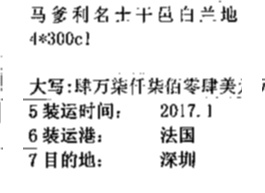
#> input picture media/col0.jpg, 265 x 193 px
$ python -i contract.py   (imports and definitions only)
#> lines starting #> are read from the running program, lines starting #| are printed output that depends on the picture; after the words box and inside, x2 and y2 are one past the last pixel; in counts of white or black regions, pixels touching at a corner belong together
import cv2
import numpy as np
import pandas as pd
import os


def split(filepath):
#> called with filepath = '../media/col0.jpg'
    media_dir = os.path.dirname(filepath)
    img = cv2.imread(filepath)
#> img is the input picture: shape (193, 265, 3); min 0, max 255, mean 234.1
    gray = cv2.cvtColor(img, cv2.COLOR_BGR2GRAY)
    binary = cv2.threshold(gray, 0, 255, cv2.THRESH_BINARY_INV | cv2.THRESH_OTSU)[1]
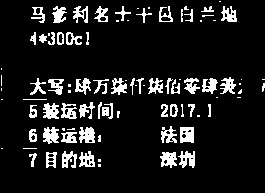
#> binary: shape (193, 265); 11.1% white; 91 white regions (36 under 20 px), largest, box (x1, y1, x2, y2) and area: (79, 127, 95, 143) 198, (43, 127, 59, 144) 194, (180, 127, 194, 143) 194
    height, width = binary.shape
#> height = 193; width = 265
    # 获取所有横线
    k1 = cv2.getStructuringElement(cv2.MORPH_RECT, (width // 30, 1))
    heroded = cv2.erode(binary, k1, iterations=1)
#> heroded: shape (193, 265); 1.6% white in thin lines or dots, all inside (x1, y1, x2, y2) = (27, 7, 234, 167)
    hdilated = cv2.dilate(heroded, k1, iterations=1)
#> hdilated: shape (193, 265); 4% white; 88 white regions (52 under 20 px), largest, box (x1, y1, x2, y2) and area: (181, 132, 195, 142) 113, (112, 85, 128, 92) 76, (44, 134, 60, 139) 74
    # 获取所有竖线
    k2 = cv2.getStructuringElement(cv2.MORPH_RECT, (1, height // 30))
#> k2 = [1, 1, 1, 1, 1, 1]
    veroded = cv2.erode(binary, k2, iterations=1)
#> veroded: shape (193, 265); 3.6% white in thin lines or dots, all inside (x1, y1, x2, y2) = (1, 9, 264, 166)
    vdilated = cv2.dilate(veroded, k2, iterations=1)
#> vdilated: shape (193, 265); 6.8% white; 103 white regions (27 under 20 px), largest, box (x1, y1, x2, y2) and area: (162, 153, 176, 169) 145, (45, 104, 57, 120) 138, (85, 128, 94, 144) 127
    # 竖线和横线交叉点
    cross_point = cv2.bitwise_and(vdilated, hdilated)
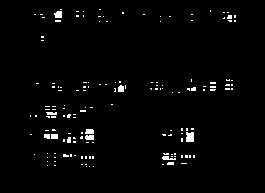
#> cross_point: shape (193, 265); 2% white; 153 white regions (142 under 20 px), largest, box (x1, y1, x2, y2) and area: (186, 132, 194, 142) 75, (54, 11, 62, 18) 48, (85, 135, 94, 140) 42
    or_dilated = cv2.bitwise_or(vdilated, hdilated)
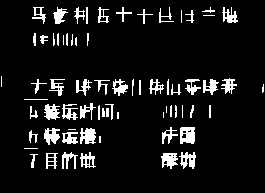
#> or_dilated: shape (193, 265); 8.9% white; 69 white regions (15 under 20 px), largest, box (x1, y1, x2, y2) and area: (180, 127, 195, 144) 215, (80, 128, 96, 144) 196, (161, 153, 178, 169) 182
    # 去掉竖线和横线
    result = cv2.bitwise_xor(binary, or_dilated)
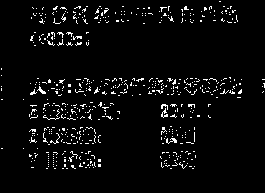
#> result: shape (193, 265); 4.2% white in thin lines or dots, all inside (x1, y1, x2, y2) = (1, 1, 265, 169)
    # 颜色取反
    result_inv = cv2.bitwise_not(result)
    # 滤波
    # blur = cv2.GaussianBlur(result_inv, (3, 3), 0)
    # 先找第 0 条竖线和第 0 条横线的交点的坐标
    point_array = np.where(cross_point == 255)
#> point_array = 1008 positions, rows 9 to 166, columns 30 to 235
    axis0 = pd.Series(point_array[0])
    h_statistics = axis0.value_counts().sort_index()
    all_h = []
    h_pre_index = h_statistics.index[0]
#> h_pre_index = 9
    all_h.append(h_pre_index)
    for index in h_statistics.index:
        if index - h_pre_index > 5:
            all_h.append(index)
            h_pre_index = index
#> this loop made 71 passes
#> (index, h_pre_index) on passes 7, 12, 13, 16, 22, 28, 30, 36, 42, 44, 50, 56: (15, 15), (21, 21), (36, 36), (79, 79), (85, 85), (91, 91), (104, 104), (110, 110), (116, 116), (128, 128), (134, 134), (140, 140)
#> h_pre_index on passes 65, 70: 159, 165
#> after the loop, all_h = [9, 15, 21, 36, 79, 85, 91, 104, 110, 116, 128, 134, 140, 153, 159, 165]; h_pre_index = 165
    all_v = []
    axis1 = pd.Series(point_array[1])
    v_statistics = axis1.value_counts().sort_index()
    print(v_statistics)
#| 30      3
#| 31      1
#| 34      2
#| 35      3
#| 36      3
#|        ..
#| 230     6
#| 231    11
#| 232     5
#| 234     5
#| 235     5
#| Name: count, Length: 137, dtype: int64
    v_pre_index = v_statistics.index[0]
#> v_pre_index = 30
    all_v.append(v_pre_index)
    for index in v_statistics.index:
        if index - v_pre_index > 5:
            all_v.append(index)
            v_pre_index = index
#> this loop made 137 passes
#> (index, v_pre_index) on passes 5, 10, 16, 22, 28, 33, 39, 45, 51, 57, 59: (36, 36), (42, 42), (48, 48), (54, 54), (60, 60), (66, 66), (73, 73), (80, 80), (86, 86), (92, 92), (98, 98)
#> v_pre_index on passes 63, 66, 70, 76, 77, 79: 105, 111, 118, 125, 143, 150
#> after the loop, all_v = 30 values from 30 to 235; v_pre_index = 235
    # 生成 part1,part2,part3
    cv2.imwrite(os.path.join(media_dir, 'contract_part1.jpg'), gray[:all_h[0] - 1, :])
    cv2.imwrite(os.path.join(media_dir, 'contract_part2.jpg'), gray[all_h[0] + 1:all_h[-1] - 1, :])
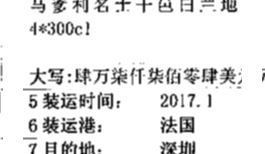
#> saved as contract_part2.jpg: shape (154, 265); min 0, max 255, mean 230.6
    cv2.imwrite(os.path.join(media_dir, 'contract_part3.jpg'), gray[all_h[-1] + 1:, :])
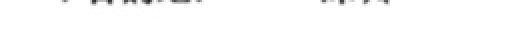
#> saved as contract_part3.jpg: shape (27, 265) (shown 2 times larger); min 33, max 255, mean 253.2
    # 生成 item1234,item5678,item9101112
    # 获取第二行
    item1234 = gray[all_h[1]:all_h[2], all_v[0]:all_v[-1]]
    # 第一个竖线前后各插入 10 个空白列
    for i in range(len(all_v) - 2, 0, -1):
        with_right_space = np.insert(item1234, [all_v[i] - all_v[0] + 5] * 30, values=255, axis=1)
        with_both_space = np.insert(with_right_space, [all_v[i] - all_v[0] - 5] * 30, values=255, axis=1)
        item1234 = with_both_space
#> this loop made 28 passes
#> i on passes 1 to 12: 28, 27, 26, 25, 24, 23, 22, 21, 20, 19, 18, 17
    cv2.imwrite(os.path.join(media_dir, 'item1234.jpg'), item1234)
    item5678 = gray[all_h[3]:all_h[-1], all_v[0]:all_v[2]]
    cv2.imwrite(os.path.join(media_dir, 'item5678.jpg'), item5678)
    item9101112 = gray[all_h[3]:all_h[-1], all_v[2]:all_v[-1]]
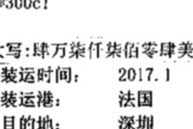
#> item9101112: shape (129, 193); min 0, max 255, mean 225.1
    cv2.imwrite(os.path.join(media_dir, 'item9101112.jpg'), item9101112)

>>> result = split('../media/col0.jpg')

$ run again, on media/col1.jpg
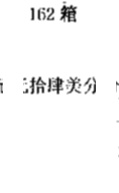
#> input picture media/col1.jpg, 119 x 193 px
#> in split, img is the input picture: shape (193, 119, 3); min 0, max 255, mean 247.8
#> in split, `binary = cv2.threshold(gray, 0, 255, cv2.THRESH_BINARY_INV | cv2.THRES..`:
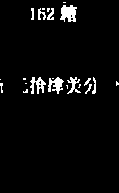
#> binary: shape (193, 119); 3.9% white; 22 white regions (12 under 20 px), largest, box (x1, y1, x2, y2) and area: (60, 5, 77, 22) 207, (48, 77, 64, 94) 150, (30, 77, 46, 94) 141
#> heroded: shape (193, 119); 1.8% white; 30 white regions (26 under 20 px), largest, box (x1, y1, x2, y2) and area: (61, 5, 76, 22) 151, (49, 78, 63, 91) 84, (31, 77, 45, 85) 39, (69, 78, 78, 93) 34
#> hdilated: shape (193, 119); 3% white; 30 white regions (24 under 20 px), largest, box (x1, y1, x2, y2) and area: (60, 5, 77, 22) 205, (48, 78, 64, 91) 122, (30, 77, 46, 85) 69, (68, 78, 79, 93) 64, (47, 12, 54, 20) 34, (84, 78, 91, 85) 22
#> veroded: shape (193, 119); 1.4% white; 15 white regions (10 under 20 px), largest, box (x1, y1, x2, y2) and area: (61, 8, 75, 20) 115, (55, 80, 62, 92) 49, (32, 80, 35, 92) 25, (71, 80, 75, 90) 21, (37, 81, 39, 92) 20
#> vdilated: shape (193, 119); 2.4% white; 15 white regions (5 under 20 px), largest, box (x1, y1, x2, y2) and area: (61, 6, 75, 23) 185, (55, 78, 62, 95) 84, (71, 78, 75, 93) 41
#> cross_point: shape (193, 119); 1.7% white; 26 white regions (23 under 20 px), largest, box (x1, y1, x2, y2) and area: (61, 6, 75, 22) 169, (55, 78, 62, 91) 71, (71, 78, 75, 92) 37
#> or_dilated: shape (193, 119); 3.7% white; 17 white regions (8 under 20 px), largest, box (x1, y1, x2, y2) and area: (60, 5, 77, 23) 221, (48, 78, 64, 95) 153, (30, 77, 46, 95) 147
#> result: shape (193, 119); 0.58% white in thin lines or dots, all inside (x1, y1, x2, y2) = (0, 8, 118, 95)
#> point_array = 401 positions, rows 6 to 93, columns 1 to 95
#> in split, `h_pre_index = h_statistics.index[0]`: h_pre_index = 6
#> the loop in split, `for index in h_statistics.index:` made 32 passes
#> (index, h_pre_index) on passes 7, 13, 17, 23, 29: (12, 12), (18, 18), (78, 78), (84, 84), (90, 90)
#> after the loop in split, `for index in h_statistics.index:`: all_h = [6, 12, 18, 78, 84, 90]; h_pre_index = 90
#> (printed output is left out)
#> in split, `v_pre_index = v_statistics.index[0]`: v_pre_index = 1
#> the loop in split, `for index in v_statistics.index:` made 38 passes
#> (index, v_pre_index) on passes 2, 6, 11, 13, 17, 23, 29, 35: (32, 32), (38, 38), (44, 44), (50, 50), (56, 56), (62, 62), (68, 68), (74, 74)
#> after the loop in split, `for index in v_statistics.index:`: all_v = [1, 32, 38, 44, 50, 56, 62, 68, 74, 89, 95]; v_pre_index = 95
#> in split, `cv2.imwrite(os.path.join(media_dir, 'contract_part3.jpg'), gray[all_h[..`:
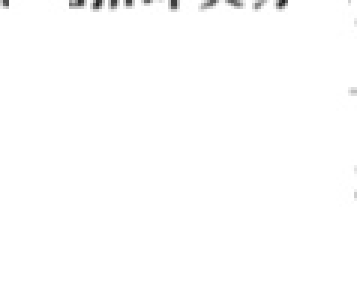
#> saved as contract_part3.jpg: shape (102, 119) (shown 3 times larger); min 32, max 255, mean 253.7
#> the loop in split, `for i in range(len(all_v) - 2, 0, -1):` made 9 passes
#> i on passes 1, 2, 3, 4, 6, 7, 8, 9: 9, 8, 7, 6, 4, 3, 2, 1

$ run again, on media/col3.jpg
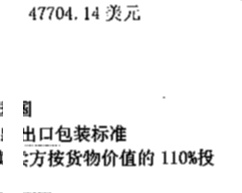
#> input picture media/col3.jpg, 242 x 193 px
#> in split, img is the input picture: shape (193, 242, 3); min 0, max 255, mean 241.9
#> in split, `binary = cv2.threshold(gray, 0, 255, cv2.THRESH_BINARY_INV | cv2.THRES..`:
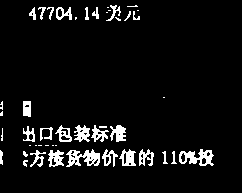
#> binary: shape (193, 242); 6.4% white; 46 white regions (19 under 20 px), largest, box (x1, y1, x2, y2) and area: (66, 149, 100, 167) 336, (179, 149, 214, 166) 325, (110, 125, 126, 142) 177
#> heroded: shape (193, 242); 0.7% white in thin lines or dots, all inside (x1, y1, x2, y2) = (27, 6, 210, 166)
#> hdilated: shape (193, 242); 2.2% white; 39 white regions (21 under 20 px), largest, box (x1, y1, x2, y2) and area: (76, 153, 101, 161) 107, (185, 153, 214, 160) 102, (24, 107, 32, 116) 72
#> veroded: shape (193, 242); 2.2% white in thin lines or dots, all inside (x1, y1, x2, y2) = (0, 9, 212, 165)
#> vdilated: shape (193, 242); 4% white; 57 white regions (14 under 20 px), largest, box (x1, y1, x2, y2) and area: (116, 126, 124, 143) 116, (126, 150, 134, 167) 114, (23, 102, 31, 118) 99
#> cross_point: shape (193, 242); 1.2% white; 74 white regions (68 under 20 px), largest, box (x1, y1, x2, y2) and area: (24, 107, 31, 116) 59, (91, 153, 100, 161) 52, (116, 127, 124, 133) 44, (127, 157, 134, 163) 41, (188, 153, 196, 160) 40, (127, 152, 134, 156) 27
#> or_dilated: shape (193, 242); 5% white; 37 white regions (9 under 20 px), largest, box (x1, y1, x2, y2) and area: (185, 150, 214, 167) 266, (67, 150, 101, 168) 262, (111, 126, 127, 143) 181
#> result: shape (193, 242); 2.6% white in thin lines or dots, all inside (x1, y1, x2, y2) = (0, 5, 214, 168)
#> point_array = 564 positions, rows 15 to 165, columns 24 to 211
#> in split, `h_pre_index = h_statistics.index[0]`: h_pre_index = 15
#> the loop in split, `for index in h_statistics.index:` made 42 passes
#> (index, h_pre_index) on passes 2, 6, 12, 14, 20, 26, 29, 35: (102, 102), (108, 108), (114, 114), (127, 127), (133, 133), (139, 139), (152, 152), (158, 158)
#> after the loop in split, `for index in h_statistics.index:`: all_h = [15, 102, 108, 114, 127, 133, 139, 152, 158, 164]; h_pre_index = 164
#| 24     12
#| 25      8
#| 26      8
#| 27     11
#| 28     11
#|        ..
#> (further printed lines are left out)
#> in split, `v_pre_index = v_statistics.index[0]`: v_pre_index = 24
#> the loop in split, `for index in v_statistics.index:` made 100 passes
#> (index, v_pre_index) on passes 7, 11, 14, 15, 19, 24, 27, 32: (30, 30), (36, 36), (42, 42), (50, 50), (56, 56), (63, 63), (69, 69), (75, 75)
#> after the loop in split, `for index in v_statistics.index:`: all_v = [24, 30, 36, 42, 50, 56, 63, 69, 75, 82, 88, 94, 102, 109, 116, 122, 128, 148, 185, 191, 200, 206]; v_pre_index = 206
#> the loop in split, `for i in range(len(all_v) - 2, 0, -1):` made 20 passes
#> i on passes 1 to 8: 20, 19, 18, 17, 16, 15, 14, 13
#> in split, `item9101112 = gray[all_h[3]:all_h[-1], all_v[2]:all_v[-1]]`:
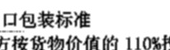
#> item9101112: shape (50, 170); min 0, max 255, mean 208.9

$ run again, on media/col4.jpg
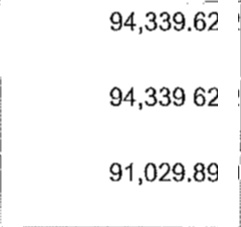
#> input picture media/col4.jpg, 241 x 227 px
#> in split, img is the input picture: shape (227, 241, 3); min 0, max 255, mean 244.8
#> binary: shape (227, 241); 4.6% white in thin lines or dots
#> heroded: shape (227, 241); 0.19% white in thin lines or dots, all inside (x1, y1, x2, y2) = (115, 1, 215, 181)
#> hdilated: shape (227, 241); 0.8% white in thin lines or dots, all inside (x1, y1, x2, y2) = (112, 1, 219, 181)
#> veroded: shape (227, 241); 0.91% white in thin lines or dots, all inside (x1, y1, x2, y2) = (0, 15, 241, 190)
#> vdilated: shape (227, 241); 1.8% white in thin lines or dots, all inside (x1, y1, x2, y2) = (0, 12, 241, 193)
#> cross_point: shape (227, 241); 0.13% white in thin lines or dots, all inside (x1, y1, x2, y2) = (119, 13, 218, 181)
#> or_dilated: shape (227, 241); 2.5% white in thin lines or dots, all inside (x1, y1, x2, y2) = (0, 1, 241, 193)
#> result: shape (227, 241); 2.3% white in thin lines or dots
#> result_inv: shape (227, 241); 97.7% white; black in thin lines or dots
#> point_array = 69 positions, rows 13 to 180, columns 119 to 217
#> in split, `h_pre_index = h_statistics.index[0]`: h_pre_index = 13
#> the loop in split, `for index in h_statistics.index:` made 19 passes
#> (index, h_pre_index) on passes 2, 7, 9, 10, 13, 14, 15, 19: (19, 19), (25, 25), (89, 89), (95, 95), (104, 104), (164, 164), (170, 170), (180, 180)
#> after the loop in split, `for index in h_statistics.index:`: all_h = [13, 19, 25, 89, 95, 104, 164, 170, 180]; h_pre_index = 180
#> (printed output is left out)
#> in split, `v_pre_index = v_statistics.index[0]`: v_pre_index = 119
#> the loop in split, `for index in v_statistics.index:` made 16 passes
#> (index, v_pre_index) on passes 4, 6, 8, 9, 12, 14, 16: (131, 131), (153, 153), (168, 168), (182, 182), (195, 195), (202, 202), (217, 217)
#> after the loop in split, `for index in v_statistics.index:`: all_v = [119, 131, 153, 168, 182, 195, 202, 217]; v_pre_index = 217
#> the loop in split, `for i in range(len(all_v) - 2, 0, -1):` made 6 passes
#> i on passes 1, 2, 3, 5, 6: 6, 5, 4, 2, 1
#> in split, `item9101112 = gray[all_h[3]:all_h[-1], all_v[2]:all_v[-1]]`:
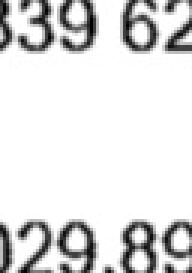
#> item9101112: shape (91, 64) (shown 3 times larger); min 0, max 255, mean 223.2
